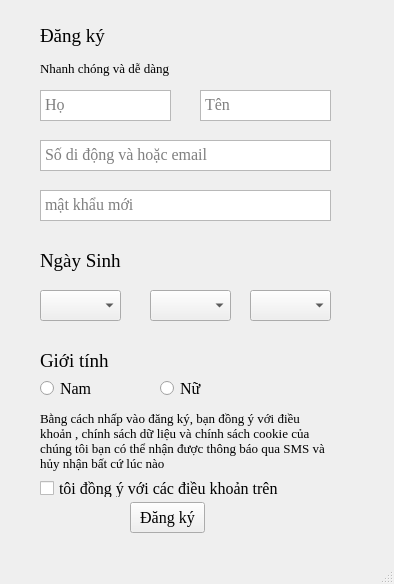
<?xml version="1.0" encoding="UTF-8"?>
<ui version="4.0">
 <class>MainWindow</class>
 <widget class="QMainWindow" name="MainWindow">
  <property name="geometry">
   <rect>
    <x>0</x>
    <y>0</y>
    <width>394</width>
    <height>584</height>
   </rect>
  </property>
  <property name="font">
   <font>
    <family>Times New Roman</family>
    <pointsize>12</pointsize>
   </font>
  </property>
  <property name="windowTitle">
   <string>MainWindow</string>
  </property>
  <widget class="QWidget" name="centralwidget">
   <widget class="QLabel" name="label">
    <property name="geometry">
     <rect>
      <x>40</x>
      <y>20</y>
      <width>71</width>
      <height>31</height>
     </rect>
    </property>
    <property name="font">
     <font>
      <family>Times New Roman</family>
      <pointsize>14</pointsize>
     </font>
    </property>
    <property name="text">
     <string>Đăng ký</string>
    </property>
   </widget>
   <widget class="QLabel" name="label_2">
    <property name="geometry">
     <rect>
      <x>40</x>
      <y>60</y>
      <width>141</width>
      <height>16</height>
     </rect>
    </property>
    <property name="font">
     <font>
      <family>Times New Roman</family>
      <pointsize>10</pointsize>
     </font>
    </property>
    <property name="text">
     <string>Nhanh chóng và dễ dàng</string>
    </property>
   </widget>
   <widget class="QTextEdit" name="Hotxt">
    <property name="geometry">
     <rect>
      <x>40</x>
      <y>90</y>
      <width>131</width>
      <height>31</height>
     </rect>
    </property>
    <property name="font">
     <font>
      <pointsize>12</pointsize>
     </font>
    </property>
    <property name="placeholderText">
     <string>Họ</string>
    </property>
   </widget>
   <widget class="QTextEdit" name="Tentxt">
    <property name="geometry">
     <rect>
      <x>200</x>
      <y>90</y>
      <width>131</width>
      <height>31</height>
     </rect>
    </property>
    <property name="placeholderText">
     <string>Tên</string>
    </property>
   </widget>
   <widget class="QTextEdit" name="infotxt">
    <property name="geometry">
     <rect>
      <x>40</x>
      <y>140</y>
      <width>291</width>
      <height>31</height>
     </rect>
    </property>
    <property name="placeholderText">
     <string>Số di động và hoặc email</string>
    </property>
   </widget>
   <widget class="QTextEdit" name="passtxt">
    <property name="geometry">
     <rect>
      <x>40</x>
      <y>190</y>
      <width>291</width>
      <height>31</height>
     </rect>
    </property>
    <property name="placeholderText">
     <string>mật khẩu mới</string>
    </property>
   </widget>
   <widget class="QLabel" name="label_3">
    <property name="geometry">
     <rect>
      <x>40</x>
      <y>240</y>
      <width>101</width>
      <height>41</height>
     </rect>
    </property>
    <property name="font">
     <font>
      <pointsize>14</pointsize>
     </font>
    </property>
    <property name="text">
     <string>Ngày Sinh</string>
    </property>
   </widget>
   <widget class="QComboBox" name="daycbo">
    <property name="geometry">
     <rect>
      <x>40</x>
      <y>290</y>
      <width>81</width>
      <height>31</height>
     </rect>
    </property>
   </widget>
   <widget class="QComboBox" name="monthcbo">
    <property name="geometry">
     <rect>
      <x>150</x>
      <y>290</y>
      <width>81</width>
      <height>31</height>
     </rect>
    </property>
   </widget>
   <widget class="QComboBox" name="yearcbo">
    <property name="geometry">
     <rect>
      <x>250</x>
      <y>290</y>
      <width>81</width>
      <height>31</height>
     </rect>
    </property>
   </widget>
   <widget class="QLabel" name="label_4">
    <property name="geometry">
     <rect>
      <x>40</x>
      <y>340</y>
      <width>101</width>
      <height>41</height>
     </rect>
    </property>
    <property name="font">
     <font>
      <pointsize>14</pointsize>
     </font>
    </property>
    <property name="text">
     <string>Giới tính</string>
    </property>
   </widget>
   <widget class="QRadioButton" name="radioButton">
    <property name="geometry">
     <rect>
      <x>40</x>
      <y>380</y>
      <width>82</width>
      <height>17</height>
     </rect>
    </property>
    <property name="font">
     <font>
      <family>Times New Roman</family>
      <pointsize>12</pointsize>
     </font>
    </property>
    <property name="text">
     <string>Nam</string>
    </property>
   </widget>
   <widget class="QRadioButton" name="radioButton_2">
    <property name="geometry">
     <rect>
      <x>160</x>
      <y>380</y>
      <width>82</width>
      <height>17</height>
     </rect>
    </property>
    <property name="font">
     <font>
      <family>Times New Roman</family>
      <pointsize>12</pointsize>
     </font>
    </property>
    <property name="text">
     <string>Nữ</string>
    </property>
   </widget>
   <widget class="QLabel" name="label_5">
    <property name="geometry">
     <rect>
      <x>40</x>
      <y>400</y>
      <width>291</width>
      <height>81</height>
     </rect>
    </property>
    <property name="font">
     <font>
      <pointsize>10</pointsize>
     </font>
    </property>
    <property name="text">
     <string>Bằng cách nhấp vào đăng ký, bạn đồng ý với điều khoản , chính sách dữ liệu và chính sách cookie của chúng tôi bạn có thể nhận được thông báo qua SMS và hủy nhận bất cứ lúc nào</string>
    </property>
    <property name="textFormat">
     <enum>Qt::AutoText</enum>
    </property>
    <property name="wordWrap">
     <bool>true</bool>
    </property>
   </widget>
   <widget class="QCheckBox" name="checkBox">
    <property name="geometry">
     <rect>
      <x>40</x>
      <y>480</y>
      <width>251</width>
      <height>17</height>
     </rect>
    </property>
    <property name="text">
     <string>tôi đồng ý với các điều khoản trên</string>
    </property>
   </widget>
   <widget class="QPushButton" name="pushButton">
    <property name="geometry">
     <rect>
      <x>130</x>
      <y>502</y>
      <width>75</width>
      <height>31</height>
     </rect>
    </property>
    <property name="text">
     <string>Đăng ký</string>
    </property>
   </widget>
  </widget>
  <widget class="QMenuBar" name="menubar">
   <property name="geometry">
    <rect>
     <x>0</x>
     <y>0</y>
     <width>394</width>
     <height>25</height>
    </rect>
   </property>
  </widget>
  <widget class="QStatusBar" name="statusbar"/>
 </widget>
 <resources/>
 <connections/>
</ui>
